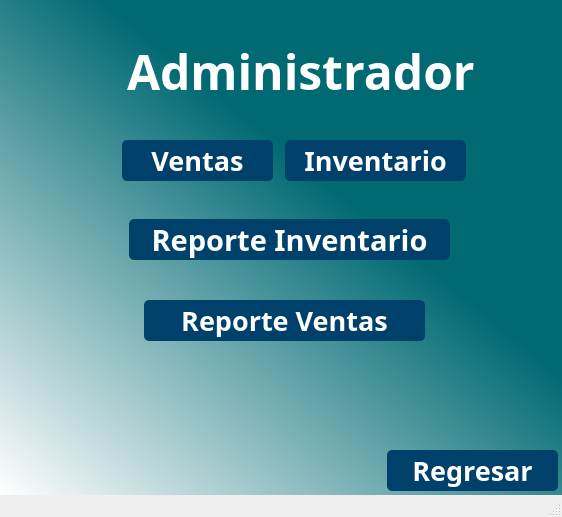
<?xml version="1.0" encoding="UTF-8"?>
<ui version="4.0">
 <class>MainWindow</class>
 <widget class="QMainWindow" name="MainWindow">
  <property name="geometry">
   <rect>
    <x>0</x>
    <y>0</y>
    <width>562</width>
    <height>517</height>
   </rect>
  </property>
  <property name="minimumSize">
   <size>
    <width>562</width>
    <height>517</height>
   </size>
  </property>
  <property name="maximumSize">
   <size>
    <width>562</width>
    <height>517</height>
   </size>
  </property>
  <property name="windowTitle">
   <string>Administrador</string>
  </property>
  <property name="styleSheet">
   <string notr="true">QWidget#centralwidget{
background-color: qlineargradient(spread:pad, x1:0.829, y1:0.107455, x2:0, y2:1, stop:0.295455 rgba(0, 105, 114, 255), stop:1 rgba(255, 255, 255, 255));}</string>
  </property>
  <widget class="QWidget" name="centralwidget">
   <widget class="QPushButton" name="btnReporteVentas">
    <property name="geometry">
     <rect>
      <x>144</x>
      <y>300</y>
      <width>281</width>
      <height>41</height>
     </rect>
    </property>
    <property name="font">
     <font>
      <family>Century Gothic</family>
      <pointsize>20</pointsize>
      <weight>75</weight>
      <bold>true</bold>
     </font>
    </property>
    <property name="styleSheet">
     <string notr="true">border-radius:5px;
color:white;
background-color: rgb(0, 65, 108);</string>
    </property>
    <property name="text">
     <string>Reporte Ventas</string>
    </property>
    <property name="icon">
     <iconset>
      <normaloff>../Img/sales.png</normaloff>../Img/sales.png</iconset>
    </property>
    <property name="iconSize">
     <size>
      <width>32</width>
      <height>32</height>
     </size>
    </property>
   </widget>
   <widget class="QPushButton" name="btnReporteInventario">
    <property name="geometry">
     <rect>
      <x>129</x>
      <y>219</y>
      <width>321</width>
      <height>41</height>
     </rect>
    </property>
    <property name="font">
     <font>
      <family>Century Gothic</family>
      <pointsize>22</pointsize>
      <weight>75</weight>
      <bold>true</bold>
     </font>
    </property>
    <property name="styleSheet">
     <string notr="true">border-radius:5px;
color:white;
background-color: rgb(0, 65, 108);</string>
    </property>
    <property name="text">
     <string>Reporte Inventario</string>
    </property>
    <property name="icon">
     <iconset>
      <normaloff>../Img/inventory.png</normaloff>../Img/inventory.png</iconset>
    </property>
    <property name="iconSize">
     <size>
      <width>32</width>
      <height>32</height>
     </size>
    </property>
   </widget>
   <widget class="QLabel" name="label_3">
    <property name="geometry">
     <rect>
      <x>127</x>
      <y>26</y>
      <width>351</width>
      <height>91</height>
     </rect>
    </property>
    <property name="font">
     <font>
      <family>Century Gothic</family>
      <pointsize>36</pointsize>
      <weight>75</weight>
      <bold>true</bold>
     </font>
    </property>
    <property name="styleSheet">
     <string notr="true">color: white;</string>
    </property>
    <property name="text">
     <string>Administrador</string>
    </property>
    <property name="scaledContents">
     <bool>false</bool>
    </property>
   </widget>
   <widget class="QLabel" name="label_6">
    <property name="geometry">
     <rect>
      <x>2</x>
      <y>413</y>
      <width>241</width>
      <height>81</height>
     </rect>
    </property>
    <property name="styleSheet">
     <string notr="true"/>
    </property>
    <property name="text">
     <string/>
    </property>
    <property name="pixmap">
     <pixmap>../Img/LOGO PNG 1.png</pixmap>
    </property>
    <property name="scaledContents">
     <bool>true</bool>
    </property>
   </widget>
   <widget class="QPushButton" name="btnRegresar">
    <property name="geometry">
     <rect>
      <x>387</x>
      <y>450</y>
      <width>171</width>
      <height>41</height>
     </rect>
    </property>
    <property name="font">
     <font>
      <family>Century Gothic</family>
      <pointsize>20</pointsize>
      <weight>75</weight>
      <italic>false</italic>
      <bold>true</bold>
     </font>
    </property>
    <property name="styleSheet">
     <string notr="true">border-radius:5px;
color:white;
background-color: rgb(0, 65, 108);</string>
    </property>
    <property name="text">
     <string>Regresar</string>
    </property>
    <property name="icon">
     <iconset>
      <normaloff>../Img/left-arrow.png</normaloff>../Img/left-arrow.png</iconset>
    </property>
    <property name="iconSize">
     <size>
      <width>25</width>
      <height>25</height>
     </size>
    </property>
   </widget>
   <widget class="QPushButton" name="btnVentas">
    <property name="geometry">
     <rect>
      <x>122</x>
      <y>140</y>
      <width>151</width>
      <height>41</height>
     </rect>
    </property>
    <property name="font">
     <font>
      <family>Century Gothic</family>
      <pointsize>20</pointsize>
      <weight>75</weight>
      <italic>false</italic>
      <bold>true</bold>
     </font>
    </property>
    <property name="styleSheet">
     <string notr="true">border-radius:5px;
color:white;
background-color: rgb(0, 65, 108);</string>
    </property>
    <property name="text">
     <string>Ventas</string>
    </property>
    <property name="icon">
     <iconset>
      <normaloff>../Img/money.png</normaloff>../Img/money.png</iconset>
    </property>
    <property name="iconSize">
     <size>
      <width>24</width>
      <height>24</height>
     </size>
    </property>
   </widget>
   <widget class="QPushButton" name="btnInventario">
    <property name="geometry">
     <rect>
      <x>285</x>
      <y>140</y>
      <width>181</width>
      <height>41</height>
     </rect>
    </property>
    <property name="font">
     <font>
      <family>Century Gothic</family>
      <pointsize>20</pointsize>
      <weight>75</weight>
      <italic>false</italic>
      <bold>true</bold>
     </font>
    </property>
    <property name="styleSheet">
     <string notr="true">border-radius:5px;
color:white;
background-color: rgb(0, 65, 108);</string>
    </property>
    <property name="text">
     <string>Inventario</string>
    </property>
    <property name="icon">
     <iconset>
      <normaloff>../Img/product.png</normaloff>../Img/product.png</iconset>
    </property>
    <property name="iconSize">
     <size>
      <width>25</width>
      <height>25</height>
     </size>
    </property>
   </widget>
  </widget>
  <widget class="QMenuBar" name="menubar">
   <property name="geometry">
    <rect>
     <x>0</x>
     <y>0</y>
     <width>562</width>
     <height>21</height>
    </rect>
   </property>
  </widget>
  <widget class="QStatusBar" name="statusbar"/>
 </widget>
 <resources/>
 <connections/>
</ui>
